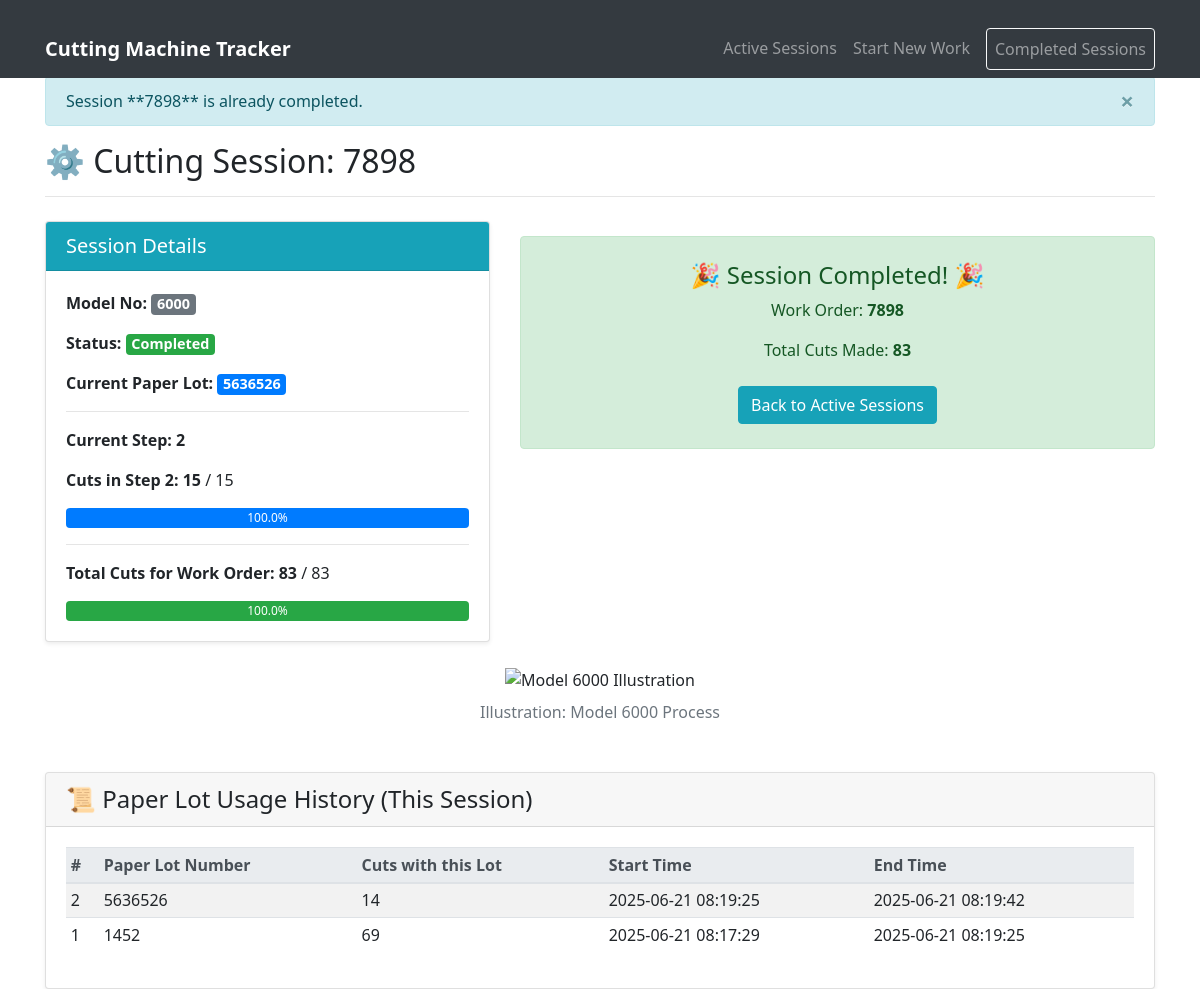
Screenshot of /session/3 with the database file from the repository.
### models.py (models this page shows, shortened)
class CuttingSession(db.Model):
    __tablename__ = 'cutting_session'
    id = db.Column(db.Integer, primary_key=True)
    work_order_code = db.Column(db.String(100), nullable=False)
    model_no = db.Column(db.String(100), nullable=False)
    total_cuts_planned = db.Column(db.Integer, default=68)
    cuts_planned_step1 = db.Column(db.Integer, default=34)
    cuts_planned_step2 = db.Column(db.Integer, default=34)
    current_step = db.Column(db.Integer, default=1)
    cuts_completed_in_current_step = db.Column(db.Integer, default=0)
    total_cuts_completed_for_session = db.Column(db.Integer, default=0)
    active_paper_lot_number = db.Column(db.String(100), nullable=True)
    status = db.Column(db.String(50), default='Ongoing')  # e.g., Ongoing, Paused, Completed
    created_at = db.Column(db.DateTime, default=datetime.utcnow)
    updated_at = db.Column(db.DateTime, default=datetime.utcnow, onupdate=datetime.utcnow)
    lot_usages = db.relationship('PaperLotUsageLog', backref='cutting_session', lazy=True, cascade="all, delete-orphan")

class PaperLotUsageLog(db.Model):
    __tablename__ = 'paper_lot_usage_log'
    id = db.Column(db.Integer, primary_key=True)
    cutting_session_id = db.Column(db.Integer, db.ForeignKey('cutting_session.id'), nullable=False)
    paper_lot_number = db.Column(db.String(100), nullable=False)
    cuts_made_with_this_lot = db.Column(db.Integer, default=0)
    start_time_for_lot = db.Column(db.DateTime, default=datetime.utcnow)
    end_time_for_lot = db.Column(db.DateTime, nullable=True)  # Set when this lot is finished or changed

### app.py (the view)
@app.route('/session/<int:session_id>')
def work_interface(session_id):
    session = db.session.get(CuttingSession, session_id)
    if not session:
        flash("Session not found.", "danger")
        return redirect(url_for('index'))
    if session.status == 'Completed':
        flash(f"Session **{session.work_order_code}** is already completed.", "info")
    lot_history = PaperLotUsageLog.query.filter_by(cutting_session_id=session.id).order_by(
        PaperLotUsageLog.start_time_for_lot.desc()).all()
    return render_template('work_session.html', session=session, lot_history=lot_history)

### templates/work_session.html (shortened to what this page needs)
{% extends "base.html" %}
{% block content %}
    <div class="mb-4">
        <h2>⚙️ Cutting Session: {{ session.work_order_code }}</h2>
        <hr>
    </div>
    <div class="row">
        <div class="col-md-5">
            <div class="card shadow-sm mb-4">
                <div class="card-header bg-info text-white">
                    <h5 class="mb-0">Session Details</h5>
                </div>
                <div class="card-body">
                    <p><strong>Model No:</strong> <span id="display-model-no" class="badge badge-secondary">{{ session.model_no }}</span></p>
                    <p><strong>Status:</strong> <span id="display-session-status" class="badge badge-{{ 'success' if session.status == 'Completed' else ('warning' if session.status == 'Ongoing' else 'secondary') }}">{{ session.status }}</span></p>
                    <p><strong>Current Paper Lot:</strong> <span id="display-current-lot" class="badge badge-primary">{{ session.active_paper_lot_number }}</span></p>
                    <hr>
                    {% if session.model_no == '4500' or session.model_no == '6000' %}
                        <p><strong>Current Step:</strong> <span id="display-current-step" class="font-weight-bold">{{ session.current_step }}</span></p>
                        <p>
                            <strong>Cuts in Step {{session.current_step}}:</strong>
                            <span id="display-cuts-in-step" class="font-weight-bold">{{ session.cuts_completed_in_current_step }}</span> /
                            <span id="display-target-cuts-step">
                                {% if session.current_step == 1 %}{{ session.cuts_planned_step1 }}
                                {% elif session.current_step == 2 %}{{ session.cuts_planned_step2 }}
                                {% else %}N/A{% endif %}
                            </span>
                        </p>
                        <div class="progress mb-2" style="height: 20px;">
                            {% set step_target = (session.cuts_planned_step1 if session.current_step == 1 else session.cuts_planned_step2) %}
                            {% set step_progress = (session.cuts_completed_in_current_step / (step_target if step_target > 0 else 1) * 100) | round %}
                            <div class="progress-bar" role="progressbar" style="width: {{ step_progress }}%;" aria-valuenow="{{ step_progress }}" aria-valuemin="0" aria-valuemax="100">{{ step_progress }}%</div>
                        </div>
                    {% endif %}
                    <hr>
                    <p>
                        <strong>Total Cuts for Work Order:</strong>
                        <span id="display-total-cuts-session" class="font-weight-bold">{{ session.total_cuts_completed_for_session }}</span> / {{ session.total_cuts_planned }}
                    </p>
                     <div class="progress" style="height: 20px;">
                        {% set total_progress = (session.total_cuts_completed_for_session / (session.total_cuts_planned if session.total_cuts_planned > 0 else 1) * 100) | round %}
                        <div class="progress-bar bg-success" role="progressbar" style="width: {{ total_progress }}%;" aria-valuenow="{{ total_progress }}" aria-valuemin="0" aria-valuemax="100">{{ total_progress }}%</div>
                    </div>
                </div>
            </div>
        </div>
        <div class="col-md-7">
            {% if session.status == 'Ongoing' %}
            <div class="card shadow-sm mb-4">
                <div class="card-header bg-light">
                    <h5 class="mb-0">Actions</h5>
                </div>
                <div class="card-body">
                    <form id="logCutForm" method="POST" action="{{ url_for('log_cut', session_id=session.id) }}" class="mb-3 text-center">
                        <button type="submit" id="logCutButton" class="btn btn-primary btn-lg btn-block py-3">
                            <svg xmlns="http://www.w3.org/2000/svg" width="24" height="24" fill="currentColor" class="bi bi-scissors mr-2" viewBox="0 0 16 16">
                                <path d="M3.5 3.5c-.614-.884-.074-1.962.858-2.5L8 7.226 11.642 1c.932.538 1.472 1.616.858 2.5L8.81 8.61l1.556 2.661a2.5 2.5 0 1 1-.794.637L8 9.73l-1.572 2.177a2.5 2.5 0 1 1-.794-.637L7.19 8.61zM2.5 4.5A.5.5 0 0 1 3 4h4a.5.5 0 0 1 0 1H3a.5.5 0 0 1-.5-.5m2.854 2.146a.5.5 0 0 1 0 .708l-1.5 1.5a.5.5 0 1 1-.708-.708l1.5-1.5a.5.5 0 0 1 .708 0M8.5 4A.5.5 0 0 1 9 4.5h4a.5.5 0 0 1 0 1H9a.5.5 0 0 1-.5-.5m-2.854 2.146a.5.5 0 0 1 0 .708l-1.5 1.5a.5.5 0 0 1-.708-.708l1.5-1.5a.5.5 0 0 1 .708 0"/>
                            </svg>
                            Log 1 Cut
                        </button>
                    </form>
                    <button type="button" class="btn btn-warning btn-block" data-toggle="modal" data-target="#changeLotModal">
                        <svg xmlns="http://www.w3.org/2000/svg" width="16" height="16" fill="currentColor" class="bi bi-box-arrow-in-down mr-1" viewBox="0 0 16 16">
                            <path fill-rule="evenodd" d="M3.5 6a.5.5 0 0 0-.5.5v8a.5.5 0 0 0 .5.5h9a.5.5 0 0 0 .5-.5v-8a.5.5 0 0 0-.5-.5h-2.5a.5.5 0 0 1 0-1h2.5a1.5 1.5 0 0 1 1.5 1.5v8a1.5 1.5 0 0 1-1.5 1.5h-9A1.5 1.5 0 0 1 2 14.5v-8A1.5 1.5 0 0 1 3.5 5h2.5a.5.5 0 0 1 0 1z"/>
                            <path fill-rule="evenodd" d="M7.646 11.854a.5.5 0 0 0 .708 0l3-3a.5.5 0 0 0-.708-.708L8.5 10.293V1.5a.5.5 0 0 0-1 0v8.793L5.354 8.146a.5.5 0 1 0-.708.708z"/>
                        </svg>
                        Paper Slot Ends / Change Lot
                    </button>
                    <form method="POST" action="{{ url_for('complete_session_manually', session_id=session.id) }}" class="mt-3" onsubmit="return confirm('Are you sure you want to MANUALLY complete this session? This is irreversible.');">
                        <button type="submit" class="btn btn-danger btn-block">
                             <svg xmlns="http://www.w3.org/2000/svg" width="16" height="16" fill="currentColor" class="bi bi-check-circle-fill mr-1" viewBox="0 0 16 16">
                                <path d="M16 8A8 8 0 1 1 0 8a8 8 0 0 1 16 0m-3.97-3.03a.75.75 0 0 0-1.08.022L7.477 9.417 5.384 7.323a.75.75 0 0 0-1.06 1.06L6.97 11.03a.75.75 0 0 0 1.079-.02l3.992-4.99a.75.75 0 0 0-.01-1.05z"/>
                            </svg>
                            Manually Complete Session
                        </button>
                    </form>
                </div>
            </div>
            {% else %}
            <div class="alert alert-success text-center py-4">
                <h4>🎉 Session Completed! 🎉</h4>
                <p>Work Order: <strong>{{ session.work_order_code }}</strong></p>
                <p>Total Cuts Made: <strong>{{ session.total_cuts_completed_for_session }}</strong></p>
                <a href="{{ url_for('index') }}" class="btn btn-info mt-2">Back to Active Sessions</a>
            </div>
            {% endif %}
        </div>
    </div>
    <div class="text-center mb-4">
        {% if session.model_no == '4500' %}
            <img src="{{ url_for('static', filename='machinecutting.JPG') }}" alt="Model 4500 Illustration" class="img-fluid" style="max-height: 300px;">
            <p class="text-muted mt-2">Illustration: Model 4500 Cutting Process</p>
        {% elif session.model_no == '6000' %}
            <img src="{{ url_for('static', filename='manufactering2image.jpg') }}" alt="Model 6000 Illustration" class="img-fluid" style="max-height: 300px;">
            <p class="text-muted mt-2">Illustration: Model 6000 Process</p>
        {% else %}
            <img src="{{ url_for('static', filename='manufactering2image.jpg') }}" alt="Default Machine Illustration" class="img-fluid" style="max-height: 300px;">
            <p class="text-muted mt-2">Illustration: General Machine Reference</p>
        {% endif %}
    </div>
    <div class="mt-5 card shadow-sm">
        <div class="card-header">
           <h4 class="mb-0">📜 Paper Lot Usage History (This Session)</h4>
        </div>
        <div class="card-body">
        {% if lot_history %}
        <div class="table-responsive">
            <table class="table table-striped table-hover table-sm">
                <thead class="thead-light">
                    <tr>
                        <th>#</th>
                        <th>Paper Lot Number</th>
                        <th>Cuts with this Lot</th>
                        <th>Start Time</th>
                        <th>End Time</th>
                    </tr>
                </thead>
                <tbody>
                    {% for lot_usage in lot_history %}
                    <tr>
                        <td>{{ loop.revindex }}</td>
                        <td>{{ lot_usage.paper_lot_number }}</td>
                        <td>{{ lot_usage.cuts_made_with_this_lot }}</td>
                        <td>{{ lot_usage.start_time_for_lot.strftime('%Y-%m-%d %H:%M:%S') if lot_usage.start_time_for_lot else 'N/A' }}</td>
                        <td>
                            {% if lot_usage.end_time_for_lot %}
                                {{ lot_usage.end_time_for_lot.strftime('%Y-%m-%d %H:%M:%S') }}
                            {% elif lot_usage.paper_lot_number == session.active_paper_lot_number and session.status == 'Ongoing' %}
                                <span class="badge badge-success">Currently Active</span>
                            {% else %}
                                <span class="badge badge-secondary">Ended</span>
                            {% endif %}
                        </td>
                    </tr>
                    {% endfor %}
                </tbody>
            </table>
        </div>
        {% else %}
        <p class="text-muted">No paper lot usage has been recorded yet for this session.</p>
        {% endif %}
        </div>
    </div>
{% endblock %}

### static/css/style.css (style rules this page uses)
body { font-family: 'Segoe UI', Tahoma, Geneva, Verdana, sans-serif; padding-top: 70px; }
.card-header h5 { margin-bottom: 0; }
.badge { font-size: 90%; }

### templates/base.html (style rules this page uses)
body { padding-top: 56px; }
.alert { margin-top: 15px; }

### rows the page displays
CuttingSession: work_order_code "7898", model_no "6000", status "Completed", active_paper_lot_number "5636526", current_step "2", cuts_completed_in_current_step "15", cuts_planned_step2 "15", total_cuts_completed_for_session "83", total_cuts_planned "83"
PaperLotUsageLog: paper_lot_number "5636526", cuts_made_with_this_lot "14", start_time_for_lot "2025-06-21 08:19:25", end_time_for_lot "2025-06-21 08:19:42"
PaperLotUsageLog: paper_lot_number "1452", cuts_made_with_this_lot "69", start_time_for_lot "2025-06-21 08:17:29", end_time_for_lot "2025-06-21 08:19:25"

### other values shown
{{ message }} "Session **7898** is already completed."
{{ step_progress }} "100.0"
{{ total_progress }} "100.0"
